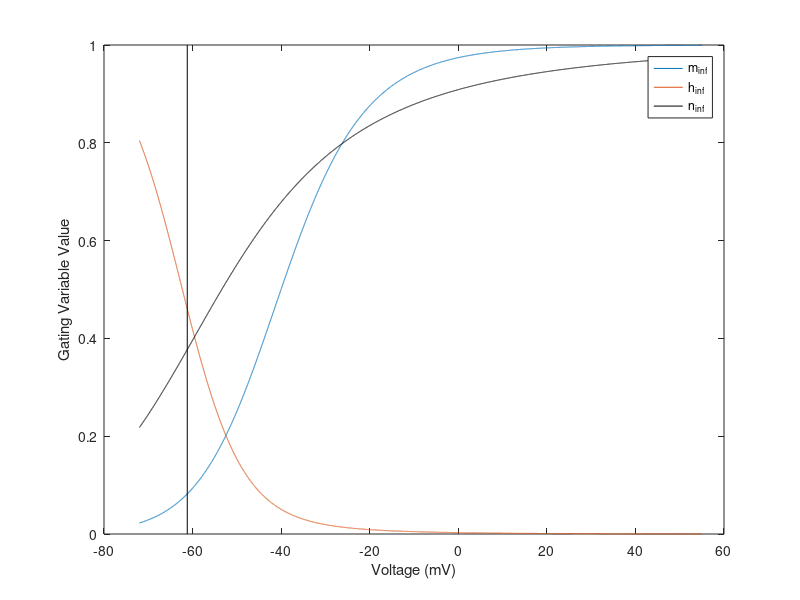

The MATLAB script that drew this image: (Note: this script raises an error after producing the figure.)
E = -61.2;
figure;
m0=0.0820;
h0=0.4603;
n0=0.3772;
tinc=0.001;
tspan=0:tinc:30;

G_Na = 120;
G_K = 36;
G_L = 0.3;
E_Na = 55;
E_K = -72;
E_L = -50;

%% Part 1
Vrange = [-72:0.01:55];
for i = 1:length(Vrange)
    am = -0.1*(40+Vrange(i))/(exp(-(40+Vrange(i))/10)-1);
    bm = 4*exp(-(65+Vrange(i))/18);

    ah = 0.07*exp(-(Vrange(i)+65)/20);
    bh = 1/(exp(-(35+Vrange(i))/10)+1);

    an = -0.01*(55+Vrange(i))/(exp(-(55+Vrange(i))/10)-1);
    bn = 0.125*exp(-(Vrange(i)+65)/80);

    tm = 1/(am+bm);
    minf(i)=am/(am+bm);
    th = 1/(ah+bh);
    hinf(i) = ah/(ah+bh);
    tn = 1/(an+bn);
    ninf(i) = an/(an+bn);
end

plot(Vrange,minf);
hold on;
plot(Vrange,hinf);
plot(Vrange,ninf,'k');
yl = ylim;
line([E E],yl,'Color','k');
xlabel('Voltage (mV)');
ylabel('Gating Variable Value');
legend('m_{inf}','h_{inf}','n_{inf}');
hold off;

%% Part 2

figure;
for k = 1:10
    I = @(t) k;
    y0 = [E m0 h0 n0];
    [T,Y] = ode45(@(t,in) HH(t,in,I), tspan, y0);
    subplot(5,2,k);
    plot(T,Y(:,1));
    xlabel('Time (ms)');
    ylabel('Voltage (mV)');
    plottitle = ['Input Current = ',num2str(k)];
    title(plottitle);
end

%% Part 3

figure;
I = @(t) (t>=5 && t<6)*10;
[T,Y] = ode45(@(t,in) HH(t,in,I), tspan, y0);

subplot(3,1,1);
plot(T,Y(:,1));
xlabel('Time (ms)');
ylabel('Membrane Voltage (mV)');

for i = 1:length(T)
    g_Na(i) = G_Na*Y(i,2)^3*(Y(i,3));
    g_K(i) = G_K*Y(i,4)^4;
    %g_Na(i) = Y(i,3);
    %g_K(i) = Y(i,4);
    IT(i)=I(T(i));
end

% subplot(3,1,1);
% plot(T,IT);
% xlabel('Time (ms)');
% ylabel('Input Current (\mu A/cm^2)');

subplot(3,1,2);
plot(T,g_Na);
xlabel('Time (ms)');
ylabel('Sodium Conductance (mS/cm^2)');

subplot(3,1,3);
plot(T,g_K);
xlabel('Time (ms)');
ylabel('Potassium Conductance (mS/cm^2)');

%% Part 4
figure;

Irange = 0:0.1:10;
for k = 1:length(Irange)
    I = @(t) (t>=5 && t<6)*Irange(k);
    [T,Y] = ode45(@(t,in) HH(t,in,I), tspan, y0);
    Vmax(k) = max(Y(:,1));
end

plot(Irange,Vmax);
xlabel('Current Input (\mu A/cm^2)');
ylabel('Maximal Membrane Voltage (mV)');
title('HH Neuron Activation Function');

%% Part 5
figure;

Irange2 = 1:20;
trange = 1:30;
step = 0.001;
tspan2 = 0:step:40;
for k = 1:length(Irange2)
    for l = 1:length(trange)
        I = @(t) (t>=5 && t<6)*10 + (t>=6+trange(l) && t<6+trange(l)+1)*Irange2(k);
        [T,Y] = ode45(@(t,in) HH(t,in,I), tspan2, y0);
        Vmax2(k,l) = max(Y(((6+trange(l))/step):end,1));
%         if k == 2
%             plot(T,Y(:,1));
%             hold on;
%             disp(l);
%             pause;
%             
%         end
    end
    plot(Vmax2(k,:));
    xlabel('Time of Second Pulse Relative to End of First (ms)');
    ylabel('Peak Voltage (mV)');
    hold on;
end
%% Part 6

figure;
thresh = 0;
Irange3 = 1:1:45;
spikes = cell(1,length(Irange3));
ind = spikes;
ISI = spikes;
ISIavg = zeros(1,length(Irange3));
freq = ISIavg;
for k = 1:length(Irange3)
    I = @(t) (t>=1)*Irange3(k);
    [T,Y] = ode45(@(t,in) HH(t,in,I), tspan, y0);
    V = Y(:,1);
    plot(T,V);
    hold on;
    ind{k} = find(V>thresh);
    if isempty(ind{k})
        freq(k) = 0;
        continue;
    end
    inds = find(diff(ind{k}) ~= 1);
    spikes{k} = [ind{k}(1);ind{k}(inds+1)];
    line([T(spikes{k}(1)) T(spikes{k}(1))],[-60 60]);
    if length(spikes{k}) <= 1
        freq(k) = 0;
        print('empty')
    else
        for i = 1:length(spikes{k})-1
            ISI{k} = [ISI{k},(spikes{k}(i+1)-spikes{k}(i))];
        end
        ISIavg(k) = tinc*mean(ISI{k});
        freq(k) = 1000/ISIavg(k);
        line([T(spikes{k}(2)) T(spikes{k}(2))],[-60 60]);
    end
    xlabel('Time (ms)');
    ylabel('Voltage (mV)');
    hold off;
    if k>46
        pause;
    end
end

figure;
plot(Irange3,freq);
xlabel('Injected Current \mu A/cm^2');
ylabel('Firing Frequency (Hz)');
